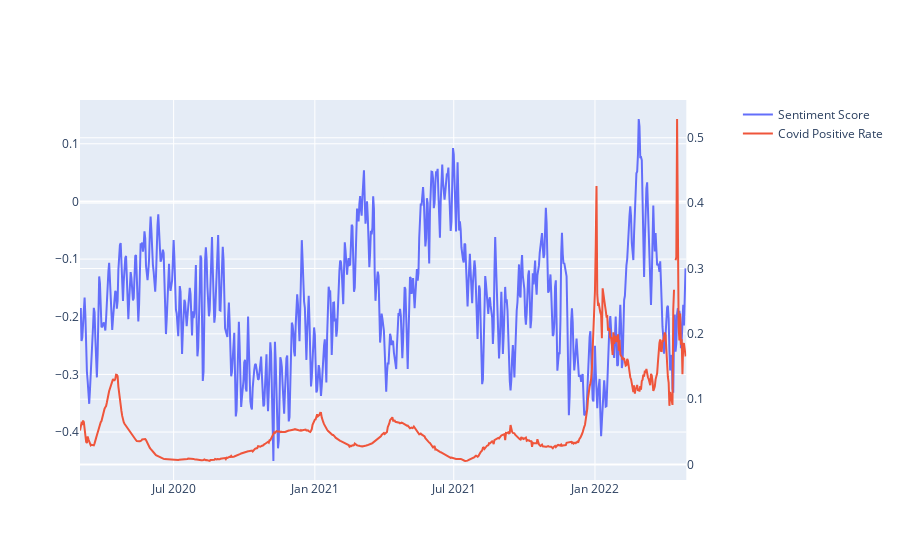

The code cell stored with this chart in its notebook:
### Markdown cell above
**TIMELINE Slope Checks**

- April 5th 2020 - June 10 2020
- June 10 2020 - July 7th 2020
- January 1 - March 15th
- April 15th - June 10th
- June 11th - August 10th (delta)
- August 25th - Nov 1st (end of delta)
- Nov 3rd - Jan 10th (omicron)
- Jan 11th - Mar 15th (after omicron)

### Code cell
fig = make_subplots(specs=[[{"secondary_y": True}]])
fig.add_trace(
    go.Scatter(x=df_can['date'], y=df_can['smoothed_prediction'], name="Sentiment Score"), secondary_y=False)
    
fig.add_trace(
    go.Scatter(x=df_can['date'], y=df_can['positive_rate'], name="Covid Positive Rate"), secondary_y=True,)

### Figure 1 — Plotly figure (JSON) as saved in the notebook; plotly's stock layout.template omitted (floating-point values rounded to 4 significant figures; data arrays with more than 128 entries replaced by an {"elided": "..."} marker saying what was removed)
{"data": [{"name": "Sentiment Score", "type": "scatter", "x": {"elided": "791 str values"}, "xaxis": "x", "y": {"elided": "791 float values"}, "yaxis": "y"}, {"name": "Covid Positive Rate", "type": "scatter", "x": {"elided": "791 str values"}, "xaxis": "x", "y": {"elided": "791 float values"}, "yaxis": "y2"}], "layout": {"xaxis": {"anchor": "y", "domain": [0, 0.94]}, "yaxis": {"anchor": "x", "domain": [0, 1]}, "yaxis2": {"anchor": "x", "overlaying": "y", "side": "right"}}}
